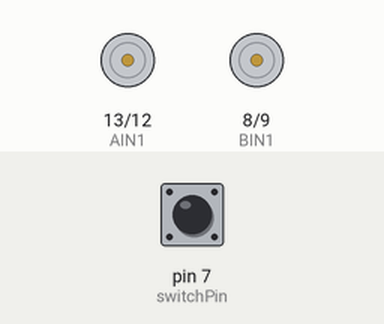
This sketch was run on a simulated Arduino Uno, built with avr-gcc and run on an emulated ATmega328P. Shown: motor-driver pin pairs drawn as motors (green arrow = first pin HIGH = forward, orange = second pin HIGH = backward, longer = more drive, scaled by the enable pin). The test bench sets the inputs (shaded band); at power-on: pin 7 (switchPin) HIGH.

Above: at 1.2 s.
1.3 s: pin 7 (switchPin) pulled LOW for 0.15 s
At 1.7 s:
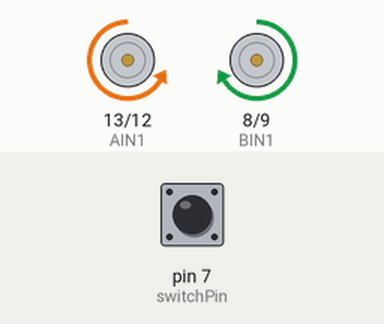
At 11.6 s:
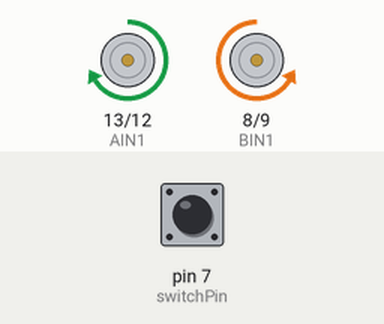
Timing chart, 0 to 13.4 s (numbered marks = the images above; inputs shaded):
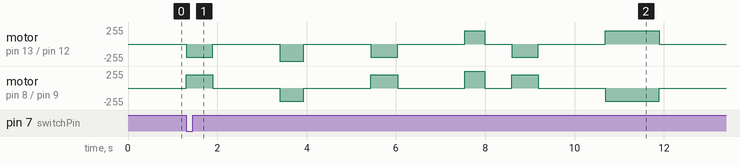

The sketch:

Rover_2.ino
```cpp
/*
This sketch was adapted from Circuit 5B - Remote Control Robot activity in the SparkFun Guide to Arduino.
Check out the rest of the book at
https://www.sparkfun.com/products/14326

This code was modified by Ashlyn Rairdin to allow the user to supply a series of commands
to a set of 2 motors to be executed continuously until the robot is turned off or loses power
 */

//the right motor will be controlled by the motor A pins on the motor driver
const int AIN1 = 13;           //control pin 1 on the motor driver for the right motor
const int AIN2 = 12;            //control pin 2 on the motor driver for the right motor
const int PWMA = 11;            //speed control pin on the motor driver for the right motor

//the left motor will be controlled by the motor B pins on the motor driver
const int PWMB = 10;           //speed control pin on the motor driver for the left motor
const int BIN2 = 9;           //control pin 2 on the motor driver for the left motor
const int BIN1 = 8;           //control pin 1 on the motor driver for the left motor

int switchPin = 7;             //switch to turn the robot on and off

const int driveTime = 60;     //this is the number of milliseconds that it takes the robot to drive 1 inch (or unit of choice)
                              //you can modify this number to 'calibrate' the motors to go about 1 inch when fed a value of 1
                              //The greater the number the longer the motors run, so if the robot does not move far enough increase
                              //this value, and if it goes too far decrease this number

const int rightturnTime = 5.3;   //this is the number of milliseconds that it takes to turn the robot 1 degree to the right
                                 //you can modify this number to 'calibrate' the motors to go about 1 degree when fed a value of 1
                                 //The greater the number the longer the motors run, so if the robot does not move far enough increase
                                 //this value, and if it goes too far decrease this number

const int leftturnTime = 6;    //This is the same as the rightturnTime but for turning left
                               //There are two values because it allows the user to more accurately 'calibrate' the robot
                               //The same could be done for forwards and backwards if necessary

                               //Note: these numbers will vary a little bit based on how you mount your motors, the friction of the
                               //surface that your driving on, and fluctuations in the power to the motors.
                               //You can change the driveTime and turnTime to make them more accurate

void setup()
{
  pinMode(switchPin, INPUT_PULLUP);   //set this as a pullup to sense whether the switch is flipped

  //set the motor contro pins as outputs
  pinMode(AIN1, OUTPUT);
  pinMode(AIN2, OUTPUT);
  pinMode(PWMA, OUTPUT);

  pinMode(BIN1, OUTPUT);
  pinMode(BIN2, OUTPUT);
  pinMode(PWMB, OUTPUT);
}
void rightMotor(int motorSpeed)                       //function for driving the right motor
{
  if (motorSpeed > 0)                                 //if the motor should drive forward (positive speed)
  {
    digitalWrite(AIN1, LOW);                         //set pin 1 to high
    digitalWrite(AIN2, HIGH);                          //set pin 2 to low
  }
  else if (motorSpeed < 0)                            //if the motor should drive backwar (negative speed)
  {
    digitalWrite(AIN1, HIGH);                          //set pin 1 to low
    digitalWrite(AIN2, LOW);                         //set pin 2 to high
  }
  else                                                //if the motor should stop
  {
    digitalWrite(AIN1, LOW);                          //set pin 1 to low
    digitalWrite(AIN2, LOW);                          //set pin 2 to low
  }
  analogWrite(PWMA, abs(motorSpeed));                 //now that the motor direction is set, drive it at the entered speed
}

/********************************************************************************/
void leftMotor(int motorSpeed)                        //function for driving the left motor
{
  if (motorSpeed > 0)                                 //if the motor should drive forward (positive speed)
  {
    digitalWrite(BIN1, HIGH);                         //set pin 1 to high
    digitalWrite(BIN2, LOW);                          //set pin 2 to low
  }
  else if (motorSpeed < 0)                            //if the motor should drive backwar (negative speed)
  {
    digitalWrite(BIN1, LOW);                          //set pin 1 to low
    digitalWrite(BIN2, HIGH);                         //set pin 2 to high
  }
  else                                                //if the motor should stop
  {
    digitalWrite(BIN1, LOW);                          //set pin 1 to low
    digitalWrite(BIN2, LOW);                          //set pin 2 to low
  }
  analogWrite(PWMB, abs(motorSpeed));                 //now that the motor direction is set, drive it at the entered speed
}
void turnright(int dist){
  rightMotor(-200);                                //drive the right wheel forward
  leftMotor(255);                                 //drive the left wheel forward
  delay(rightturnTime * dist);            //drive the motors long enough travel the entered distance
  rightMotor(0);                                  //turn the right motor off
  leftMotor(0);                                   //turn the left motor off
  delay(500);
}
void turnleft(int dist){
  rightMotor(255);                               //drive the right wheel forward
  leftMotor(-200);                                //drive the left wheel forward
  delay(leftturnTime * dist);            //drive the motors long enough travel the entered distance
  rightMotor(0);                                  //turn the right motor off
  leftMotor(0);                                   //turn the left motor off
  delay(500);
}
void forward(int dist){
  rightMotor(200);                               //drive the right wheel forward
  leftMotor(200);                                //drive the left wheel forward
  delay(driveTime * dist);            //drive the motors long enough travel the entered distance
  rightMotor(0);                                  //turn the right motor off
  leftMotor(0);                                   //turn the left motor off
  delay(500);
}
void reverse(int dist){
  rightMotor(-200);                               //drive the right wheel forward
  leftMotor(-200);                                //drive the left wheel forward
  delay(driveTime * dist);            //drive the motors long enough travel the entered distance
  rightMotor(0);                                  //turn the right motor off
  leftMotor(0);                                   //turn the left motor off
  delay(500);
}

void loop() {
  // put your main code here, to run repeatedly:
  while(digitalRead(7) == LOW)                //while the switch is in the ON position
  {
     //Place directions for rover here
     //Example: drive forward 10 inches, turn left 90 degrees, drive forward 10 inches, turn right 90 degrees, reverse 20 inches
     //You can also change the delay time between each command
     forward(10);
     delay(1000);
     turnleft(90);
     delay(1000);
     forward(10);
     delay(1000);
     turnright(90);
     delay(100);
     forward(10);
     delay(1000);
     reverse(20);
     delay(5000);
  }
  rightMotor(0);                                  //turn the right motor off
  leftMotor(0);                                     //turn the left motor off

}
/********************************************************************************/
```
